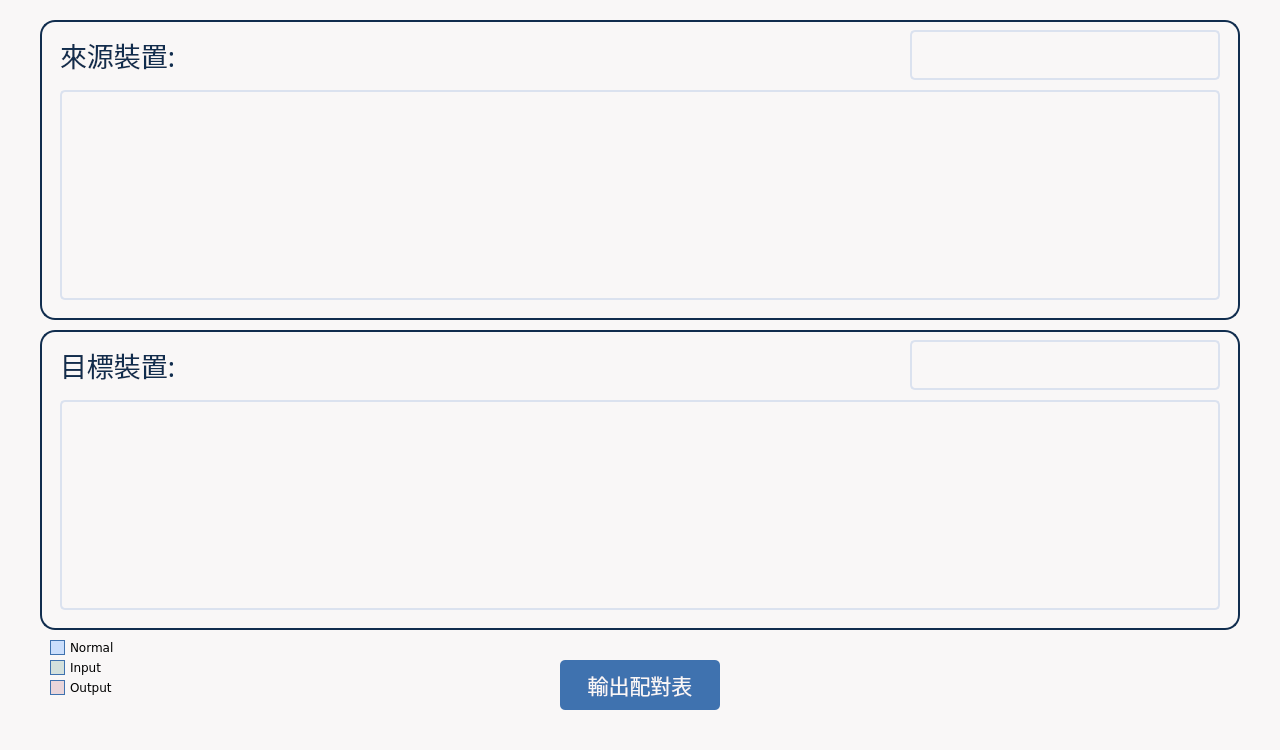
<?xml version="1.0" encoding="UTF-8"?>
<ui version="4.0">
 <class>MainWindow</class>
 <widget class="QMainWindow" name="MainWindow">
  <property name="geometry">
   <rect>
    <x>0</x>
    <y>0</y>
    <width>1280</width>
    <height>750</height>
   </rect>
  </property>
  <property name="windowTitle">
   <string>MainWindow</string>
  </property>
  <property name="styleSheet">
   <string notr="true">QWidget {
	background-color: #F9F7F7;
}

QComboBox {
    border: 2px solid #DBE2EF;
    border-radius: 5px;
    background-color: #F9F7F7;

	font-family: Lucida Console;
    padding: 5px;
}
QComboBox::drop-down {
    subcontrol-origin: padding;
    subcontrol-position: top right;
    width: 30px;
    border-left-width: 0px;
}
QComboBox::down-arrow {
    image: url(&quot;resource/arrow_down.png&quot;);
	margin-right: 15px;
    width: 20px;
    height: 20px;
}
QComboBox QAbstractItemView {
    border: 1.5px solid #3F72AF;
    background-color: #F9F7F7;
    font-size: 25px;
    padding: 5px;
    selection-background-color: #3F72AF;
}

QGroupBox#device_button_group {
	border: 2px solid #DBE2EF;
	border-radius: 5px;
}
QGroupBox#target_button_group {
	border: 2px solid #DBE2EF;
	border-radius: 5px;
}
</string>
  </property>
  <widget class="QWidget" name="centralwidget">
   <widget class="QPushButton" name="output">
    <property name="geometry">
     <rect>
      <x>560</x>
      <y>660</y>
      <width>160</width>
      <height>50</height>
     </rect>
    </property>
    <property name="font">
     <font>
      <family>Microsoft YaHei</family>
      <pointsize>16</pointsize>
      <weight>50</weight>
      <italic>false</italic>
      <bold>false</bold>
     </font>
    </property>
    <property name="styleSheet">
     <string notr="true">
QPushButton#output {
    background-color: #3F72AF;
    color: #F9F7F7;
    border-radius: 5px;
    border: none;
}

QPushButton#output:hover {
    background-color: #F9F7F7;
    color: #3F72AF;
    border-radius: 5px;
    border: 2px solid #3F72AF;
}
</string>
    </property>
    <property name="text">
     <string>輸出配對表</string>
    </property>
   </widget>
   <widget class="QGroupBox" name="device_group">
    <property name="geometry">
     <rect>
      <x>40</x>
      <y>20</y>
      <width>1200</width>
      <height>300</height>
     </rect>
    </property>
    <property name="font">
     <font>
      <pointsize>14</pointsize>
     </font>
    </property>
    <property name="styleSheet">
     <string notr="true">QGroupBox#device_group {
	border: 2px solid #112D4E;
	border-radius: 15px;
}</string>
    </property>
    <property name="title">
     <string/>
    </property>
    <property name="alignment">
     <set>Qt::AlignCenter</set>
    </property>
    <widget class="QLabel" name="device_title">
     <property name="geometry">
      <rect>
       <x>140</x>
       <y>20</y>
       <width>720</width>
       <height>30</height>
      </rect>
     </property>
     <property name="font">
      <font>
       <family>微軟正黑體</family>
       <pointsize>20</pointsize>
      </font>
     </property>
     <property name="cursor">
      <cursorShape>ArrowCursor</cursorShape>
     </property>
     <property name="text">
      <string/>
     </property>
    </widget>
    <widget class="QComboBox" name="comboBox">
     <property name="geometry">
      <rect>
       <x>870</x>
       <y>10</y>
       <width>310</width>
       <height>50</height>
      </rect>
     </property>
     <property name="font">
      <font>
       <family>Lucida Console</family>
       <pointsize>15</pointsize>
      </font>
     </property>
    </widget>
    <widget class="QGroupBox" name="device_button_group">
     <property name="geometry">
      <rect>
       <x>20</x>
       <y>70</y>
       <width>1160</width>
       <height>210</height>
      </rect>
     </property>
     <property name="styleSheet">
      <string notr="true"/>
     </property>
     <property name="title">
      <string/>
     </property>
    </widget>
    <widget class="QLabel" name="device_title_2">
     <property name="geometry">
      <rect>
       <x>20</x>
       <y>20</y>
       <width>121</width>
       <height>30</height>
      </rect>
     </property>
     <property name="font">
      <font>
       <family>微軟正黑體</family>
       <pointsize>20</pointsize>
      </font>
     </property>
     <property name="cursor">
      <cursorShape>ArrowCursor</cursorShape>
     </property>
     <property name="styleSheet">
      <string notr="true">color: #112D4E;</string>
     </property>
     <property name="text">
      <string>來源裝置:</string>
     </property>
    </widget>
   </widget>
   <widget class="QGroupBox" name="target_group">
    <property name="geometry">
     <rect>
      <x>40</x>
      <y>330</y>
      <width>1200</width>
      <height>300</height>
     </rect>
    </property>
    <property name="font">
     <font>
      <pointsize>14</pointsize>
     </font>
    </property>
    <property name="styleSheet">
     <string notr="true">QGroupBox#target_group {
	border: 2px solid #112D4E;
	border-radius: 15px;
}</string>
    </property>
    <property name="title">
     <string/>
    </property>
    <property name="alignment">
     <set>Qt::AlignCenter</set>
    </property>
    <widget class="QLabel" name="target_title">
     <property name="geometry">
      <rect>
       <x>140</x>
       <y>20</y>
       <width>720</width>
       <height>30</height>
      </rect>
     </property>
     <property name="font">
      <font>
       <family>微軟正黑體</family>
       <pointsize>20</pointsize>
      </font>
     </property>
     <property name="cursor">
      <cursorShape>ArrowCursor</cursorShape>
     </property>
     <property name="text">
      <string/>
     </property>
    </widget>
    <widget class="QComboBox" name="comboBox_2">
     <property name="geometry">
      <rect>
       <x>870</x>
       <y>10</y>
       <width>310</width>
       <height>50</height>
      </rect>
     </property>
     <property name="font">
      <font>
       <family>Lucida Console</family>
       <pointsize>15</pointsize>
      </font>
     </property>
    </widget>
    <widget class="QGroupBox" name="target_button_group">
     <property name="geometry">
      <rect>
       <x>20</x>
       <y>70</y>
       <width>1160</width>
       <height>210</height>
      </rect>
     </property>
     <property name="styleSheet">
      <string notr="true"/>
     </property>
     <property name="title">
      <string/>
     </property>
    </widget>
    <widget class="QLabel" name="target_title_2">
     <property name="geometry">
      <rect>
       <x>20</x>
       <y>20</y>
       <width>121</width>
       <height>30</height>
      </rect>
     </property>
     <property name="font">
      <font>
       <family>微軟正黑體</family>
       <pointsize>20</pointsize>
      </font>
     </property>
     <property name="cursor">
      <cursorShape>ArrowCursor</cursorShape>
     </property>
     <property name="styleSheet">
      <string notr="true">color: #112D4E;</string>
     </property>
     <property name="text">
      <string>目標裝置:</string>
     </property>
    </widget>
   </widget>
   <widget class="QGroupBox" name="group_legend">
    <property name="geometry">
     <rect>
      <x>40</x>
      <y>640</y>
      <width>91</width>
      <height>60</height>
     </rect>
    </property>
    <property name="styleSheet">
     <string notr="true">border: none;</string>
    </property>
    <property name="title">
     <string/>
    </property>
    <widget class="QLabel" name="label">
     <property name="geometry">
      <rect>
       <x>30</x>
       <y>20</y>
       <width>61</width>
       <height>15</height>
      </rect>
     </property>
     <property name="font">
      <font>
       <family>Verdana</family>
      </font>
     </property>
     <property name="text">
      <string>Input</string>
     </property>
    </widget>
    <widget class="QLabel" name="label_2">
     <property name="geometry">
      <rect>
       <x>30</x>
       <y>40</y>
       <width>61</width>
       <height>15</height>
      </rect>
     </property>
     <property name="font">
      <font>
       <family>Verdana</family>
      </font>
     </property>
     <property name="text">
      <string>Output</string>
     </property>
    </widget>
    <widget class="QLabel" name="label_3">
     <property name="geometry">
      <rect>
       <x>30</x>
       <y>0</y>
       <width>61</width>
       <height>15</height>
      </rect>
     </property>
     <property name="font">
      <font>
       <family>Verdana</family>
      </font>
     </property>
     <property name="text">
      <string>Normal</string>
     </property>
    </widget>
    <widget class="QLabel" name="label_4">
     <property name="geometry">
      <rect>
       <x>10</x>
       <y>0</y>
       <width>15</width>
       <height>15</height>
      </rect>
     </property>
     <property name="styleSheet">
      <string notr="true">border: 0.5px solid #3F72AF;
background-color: #CADEFC;</string>
     </property>
     <property name="text">
      <string/>
     </property>
    </widget>
    <widget class="QLabel" name="label_5">
     <property name="geometry">
      <rect>
       <x>10</x>
       <y>20</y>
       <width>15</width>
       <height>15</height>
      </rect>
     </property>
     <property name="styleSheet">
      <string notr="true">border: 0.5px solid #3F72AF;
background-color: #D3E0DC;</string>
     </property>
     <property name="text">
      <string/>
     </property>
    </widget>
    <widget class="QLabel" name="label_6">
     <property name="geometry">
      <rect>
       <x>10</x>
       <y>40</y>
       <width>15</width>
       <height>15</height>
      </rect>
     </property>
     <property name="styleSheet">
      <string notr="true">border: 0.5px solid #3F72AF;
background-color: #E9D5DA;</string>
     </property>
     <property name="text">
      <string/>
     </property>
    </widget>
   </widget>
   <widget class="QPushButton" name="refresh_button">
    <property name="geometry">
     <rect>
      <x>1180</x>
      <y>660</y>
      <width>50</width>
      <height>50</height>
     </rect>
    </property>
    <property name="styleSheet">
     <string notr="true">QPushButton {
	image: url(&quot;resource/refresh.png&quot;);
	border:none;
}</string>
    </property>
    <property name="text">
     <string/>
    </property>
   </widget>
  </widget>
  <widget class="QMenuBar" name="menubar">
   <property name="geometry">
    <rect>
     <x>0</x>
     <y>0</y>
     <width>1280</width>
     <height>21</height>
    </rect>
   </property>
  </widget>
  <widget class="QStatusBar" name="statusbar"/>
 </widget>
 <resources/>
 <connections/>
</ui>
